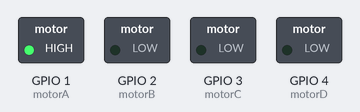
A program run on a simulated ESP32. On the bench: switched loads named in the program (green lamp = pin HIGH). What the program prints to the serial monitor is not drawn.

Above: at 0.1 s.
At 1.2 s:
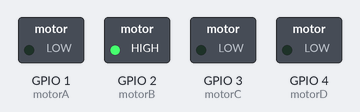
At 2.3 s:
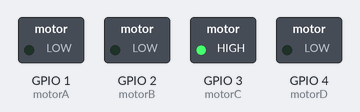
At 5.2 s:
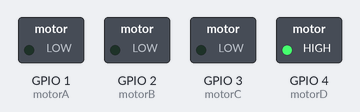
At 10.7 s:
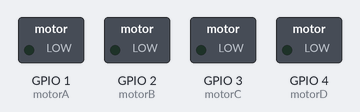
Timing chart, 0 to 12.2 s (numbered marks = the images above):
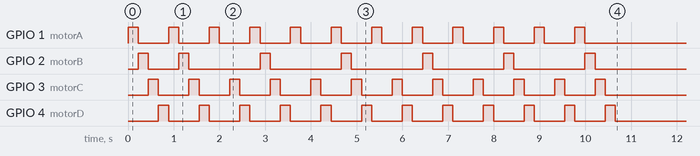

The program:

main.cpp
```cpp
/*
  Comedero para mascotas, by ISET 57, 2024.

  Primera version:
  Tiene un timer que activa el motor cada ciertas horas.
  La idea es que la mascota pueda comer digamos a las 12 hs y luego a las 21 hs.
  Seria un primer evento en el minuto 0 y luego en el minuto 540.
  Luego espera durante 900 minutos para pasar al minuto 0, y comienza de nuevo el ciclo.

  - Usa un motor de pasos para mover el mecanismo.
  - Se puede usar un ESP8266, un ESP32, o un Arduino UNO/Nano.
  - Tiene un boton de reset, para marcar el comienzo del minuto 0.
  - Se enciende un LED parpadeante para indicar que está vivo.
  - Cuando funciona el motor, el LED permanece encendido.

  - Podrian agregarse mas LEDS o displays.
  - Tambien podría ser un parlante para generar sonido para acostumbrar a la mascota a comer.


  El motor usa un POLOLU A4988 como driver.
  https://www.pololu.com/docs/0J40/0J40.pdf

*/
#include <Arduino.h>

#ifndef LED_BUILTIN
#define LED_BUILTIN 2
#endif

// bobinas
int motorA = 1;
int motorB = 2;
int motorC = 3;
int motorD = 4;

int Minutos             = 0;
int TiempoPara2daComida = 540;   // desde las 12hs a las 21 hs = 540 minutos
int Tiempo1Dia          = 1440;  // 1 dia = 1440 minutos
int TiempoMotorON       = 10;    // en segundos

// gira el motor durante unos segundos, el tiempo va a depender de la cantidad de alimento necesario.
void EncenderMotor()
{
    int cont = 0;
    // motor enable
    unsigned long T = millis() + TiempoMotorON * 1000;
    while (T > millis())
    {
        // mover el motor unos pasos...y espero que se cumpla el tiempo de fin.
        digitalWrite(motorA, 1);
        digitalWrite(motorB, 0);
        digitalWrite(motorC, 0);
        digitalWrite(motorD, 0);
        delay(222);
        digitalWrite(motorA, 0);
        digitalWrite(motorB, 1);
        digitalWrite(motorC, 0);
        digitalWrite(motorD, 0);
        delay(222);
        digitalWrite(motorA, 0);
        digitalWrite(motorB, 0);
        digitalWrite(motorC, 1);
        digitalWrite(motorD, 0);
        delay(222);
        digitalWrite(motorA, 0);
        digitalWrite(motorB, 0);
        digitalWrite(motorC, 0);
        digitalWrite(motorD, 1);
        delay(222);
        cont++;
        if (cont > 100)
        {
            break;
        }
        pinMode(LED_BUILTIN, cont % 2);
    }
    // motor disable
    digitalWrite(motorA, 0);
    digitalWrite(motorB, 0);
    digitalWrite(motorC, 0);
    digitalWrite(motorD, 0);
}

void setup()
{
    Serial.begin(115200);
    Serial.println("Inicio del control de comida para  mascotas");

    pinMode(LED_BUILTIN, OUTPUT);  // led de estoy vivo
    pinMode(motorA, OUTPUT);
    pinMode(motorB, OUTPUT);
    pinMode(motorC, OUTPUT);
    pinMode(motorD, OUTPUT);

    digitalWrite(motorA, 0);
    digitalWrite(motorB, 0);
    digitalWrite(motorC, 0);
    digitalWrite(motorD, 0);

    // Inicio el ciclo en hora 0, sería el almuerzo.
    EncenderMotor();
}

void loop()
{
    static unsigned long previousMillis = 0;
    unsigned long currentMillis         = millis();
    if (currentMillis - previousMillis >= 1000)
    {
        previousMillis = currentMillis;

        // estoy vivo!
        digitalWrite(LED_BUILTIN, 1);
        delay(66);
        digitalWrite(LED_BUILTIN, 0);

        // 1 segundo cumplido, incremento los minutos:
        Minutos++;

        if (Minutos == TiempoPara2daComida)
        {
            // esta sería la cena, y espero hasta el dia siguiente...
            EncenderMotor();
        }

        if (Minutos == Tiempo1Dia)
        {
            Minutos = 0;
            EncenderMotor();
        }
    }
}
```
